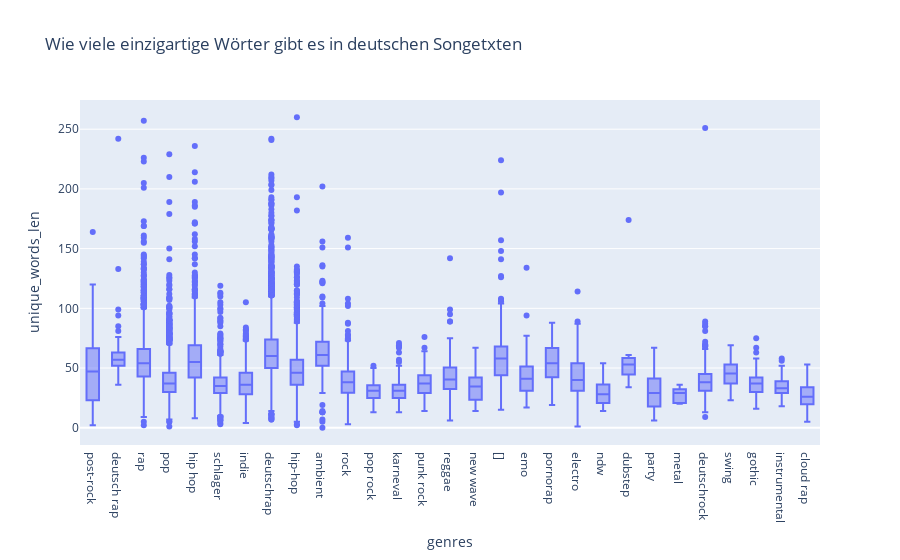

Write notebook code for a chart like this one.
### Code cell
song_variety_fig = song_variety_df.plot(kind="box",  x="genres", y="unique_words_len", title="Wie viele einzigartige Wörter gibt es in deutschen Songetxten")
song_variety_fig.show()

### Figure 1 — Plotly figure (JSON) as saved in the notebook; plotly's stock layout.template omitted (floating-point values rounded to 4 significant figures; data arrays with more than 128 entries replaced by an {"elided": "..."} marker saying what was removed)
{"data": [{"alignmentgroup": "True", "hovertemplate": "genres=%{x}<br>unique_words_len=%{y}<extra></extra>", "legendgroup": "", "marker": {"color": "#636efa"}, "name": "", "notched": false, "offsetgroup": "", "orientation": "v", "showlegend": false, "type": "box", "x": {"elided": "17754 str values"}, "x0": " ", "xaxis": "x", "y": {"elided": "17754 int values"}, "y0": " ", "yaxis": "y"}], "layout": {"boxmode": "group", "legend": {"tracegroupgap": 0}, "title": {"text": "Wie viele einzigartige Wörter gibt es in deutschen Songetxten"}, "xaxis": {"anchor": "y", "domain": [0, 1], "title": {"text": "genres"}}, "yaxis": {"anchor": "x", "domain": [0, 1], "title": {"text": "unique_words_len"}}}}
